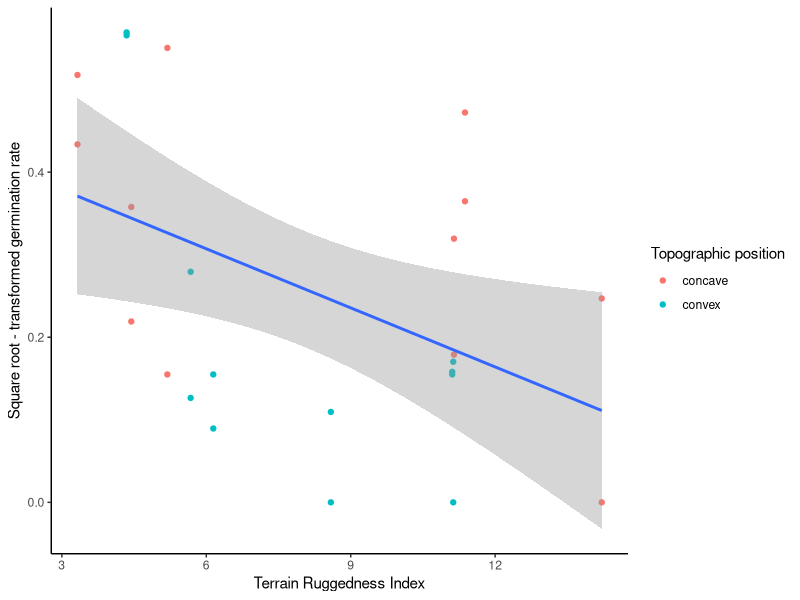
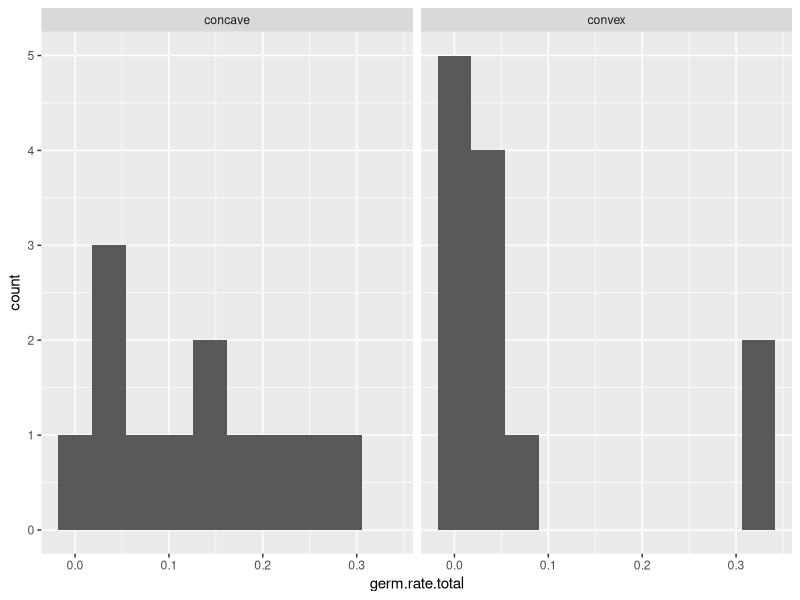

The R script that drew these images, in order:
library(tidyverse)

germ.summary <- read.csv("Data/germination_establishment.summaries.csv") #summary by group

## making plot of germination rate by TRI
ggplot(data = germ.summary) +
  geom_point(aes(x = TRI.30, y = sqrt(germ.rate.total), color = TPI.gen))+
  geom_smooth(aes(x = TRI.30, y = sqrt(germ.rate.total)), method = lm)+
  labs(x = "Terrain Ruggedness Index", y = "Square root - transformed germination rate", 
       color = "Topographic position")+
  theme_classic()
#ggsave("Output/germ.rate.TRI.svg")

## making plot of germination rate by TPI
ggplot(data = germ.summary) +
  geom_histogram(aes(x = germ.rate.total), bins = 10)+
  facet_wrap(~TPI.gen)
  labs(x = "Terrain Ruggedness Index", y = "Square root - transformed germination rate", 
       color = "Topographic position")+
  theme_classic()
#ggsave("Output/germ.rate.TRI.svg")
